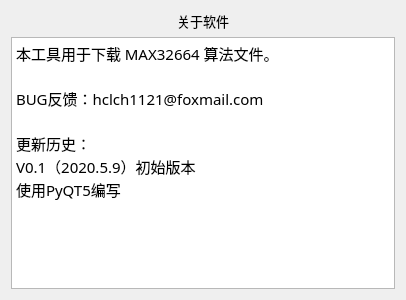
<?xml version="1.0" encoding="UTF-8"?>
<ui version="4.0">
 <class>About</class>
 <widget class="QDialog" name="About">
  <property name="geometry">
   <rect>
    <x>0</x>
    <y>0</y>
    <width>406</width>
    <height>300</height>
   </rect>
  </property>
  <property name="windowTitle">
   <string>关于软件</string>
  </property>
  <layout class="QVBoxLayout" name="verticalLayout_2">
   <item>
    <layout class="QVBoxLayout" name="verticalLayout">
     <item>
      <layout class="QHBoxLayout" name="horizontalLayout">
       <item>
        <spacer name="horizontalSpacer">
         <property name="orientation">
          <enum>Qt::Horizontal</enum>
         </property>
         <property name="sizeHint" stdset="0">
          <size>
           <width>40</width>
           <height>20</height>
          </size>
         </property>
        </spacer>
       </item>
       <item>
        <widget class="QLabel" name="label">
         <property name="font">
          <font>
           <family>YaHei Consolas Hybrid</family>
           <pointsize>10</pointsize>
          </font>
         </property>
         <property name="text">
          <string>&lt;html&gt;&lt;head/&gt;&lt;body&gt;&lt;p align=&quot;center&quot;&gt;&lt;span style=&quot; font-size:10pt;&quot;&gt;关于软件&lt;/span&gt;&lt;/p&gt;&lt;/body&gt;&lt;/html&gt;</string>
         </property>
        </widget>
       </item>
       <item>
        <spacer name="horizontalSpacer_2">
         <property name="orientation">
          <enum>Qt::Horizontal</enum>
         </property>
         <property name="sizeHint" stdset="0">
          <size>
           <width>40</width>
           <height>20</height>
          </size>
         </property>
        </spacer>
       </item>
      </layout>
     </item>
     <item>
      <widget class="QTextBrowser" name="aboutBrowser">
       <property name="font">
        <font>
         <family>YaHei Consolas Hybrid</family>
        </font>
       </property>
       <property name="html">
        <string>&lt;!DOCTYPE HTML PUBLIC &quot;-//W3C//DTD HTML 4.0//EN&quot; &quot;http://www.w3.org/TR/REC-html40/strict.dtd&quot;&gt;
&lt;html&gt;&lt;head&gt;&lt;meta name=&quot;qrichtext&quot; content=&quot;1&quot; /&gt;&lt;style type=&quot;text/css&quot;&gt;
p, li { white-space: pre-wrap; }
&lt;/style&gt;&lt;/head&gt;&lt;body style=&quot; font-family:'YaHei Consolas Hybrid'; font-size:9pt; font-weight:400; font-style:normal;&quot;&gt;
&lt;p style=&quot; margin-top:0px; margin-bottom:0px; margin-left:0px; margin-right:0px; -qt-block-indent:0; text-indent:0px;&quot;&gt;&lt;span style=&quot; font-family:'SimSun'; font-size:11pt;&quot;&gt;本工具用于下载 MAX32664 算法文件。&lt;/span&gt;&lt;/p&gt;
&lt;p style=&quot;-qt-paragraph-type:empty; margin-top:0px; margin-bottom:0px; margin-left:0px; margin-right:0px; -qt-block-indent:0; text-indent:0px; font-family:'SimSun'; font-size:11pt;&quot;&gt;&lt;br /&gt;&lt;/p&gt;
&lt;p style=&quot; margin-top:0px; margin-bottom:0px; margin-left:0px; margin-right:0px; -qt-block-indent:0; text-indent:0px;&quot;&gt;&lt;span style=&quot; font-family:'SimSun'; font-size:11pt;&quot;&gt;BUG反馈：hclch1121@foxmail.com&lt;/span&gt;&lt;/p&gt;
&lt;p style=&quot;-qt-paragraph-type:empty; margin-top:0px; margin-bottom:0px; margin-left:0px; margin-right:0px; -qt-block-indent:0; text-indent:0px; font-family:'SimSun'; font-size:11pt;&quot;&gt;&lt;br /&gt;&lt;/p&gt;
&lt;p style=&quot; margin-top:0px; margin-bottom:0px; margin-left:0px; margin-right:0px; -qt-block-indent:0; text-indent:0px;&quot;&gt;&lt;span style=&quot; font-family:'SimSun'; font-size:11pt;&quot;&gt;更新历史：&lt;/span&gt;&lt;/p&gt;
&lt;p style=&quot; margin-top:0px; margin-bottom:0px; margin-left:0px; margin-right:0px; -qt-block-indent:0; text-indent:0px;&quot;&gt;&lt;span style=&quot; font-family:'SimSun'; font-size:11pt;&quot;&gt;V0.1（2020.5.9）初始版本&lt;/span&gt;&lt;/p&gt;
&lt;p style=&quot; margin-top:0px; margin-bottom:0px; margin-left:0px; margin-right:0px; -qt-block-indent:0; text-indent:0px;&quot;&gt;&lt;span style=&quot; font-family:'SimSun'; font-size:11pt;&quot;&gt;使用PyQT5编写&lt;/span&gt;&lt;/p&gt;&lt;/body&gt;&lt;/html&gt;</string>
       </property>
      </widget>
     </item>
    </layout>
   </item>
  </layout>
 </widget>
 <resources/>
 <connections/>
</ui>
